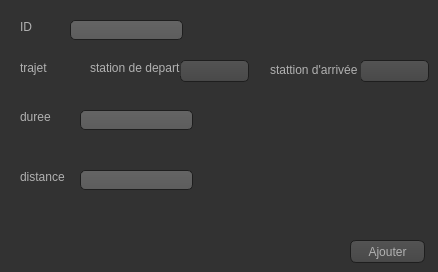
      <widget class="QWidget" name="tab">
       <property name="styleSheet">
        <string notr="true">QToolTip
{
     border: 1px solid black;
     background-color: #ffa02f;
     padding: 1px;
     border-radius: 3px;
     opacity: 100;
}

QWidget
{
    color: #b1b1b1;
    background-color: #323232;
}

QWidget:item:hover
{
    background-color: QLinearGradient( x1: 0, y1: 0, x2: 0, y2: 1, stop: 0 #ffa02f, stop: 1 #ca0619);
    color: #000000;
}

QWidget:item:selected
{
    background-color: QLinearGradient( x1: 0, y1: 0, x2: 0, y2: 1, stop: 0 #ffa02f, stop: 1 #d7801a);
}

QMenuBar::item
{
    background: transparent;
}

QMenuBar::item:selected
{
    background: transparent;
    border: 1px solid #ffaa00;
}

QMenuBar::item:pressed
{
    background: #444;
    border: 1px solid #000;
    background-color: QLinearGradient(
        x1:0, y1:0,
        x2:0, y2:1,
        stop:1 #212121,
        stop:0.4 #343434/*,
        stop:0.2 #343434,
        stop:0.1 #ffaa00*/
    );
    margin-bottom:-1px;
    padding-bottom:1px;
}

QMenu
{
    border: 1px solid #000;
}

QMenu::item
{
    padding: 2px 20px 2px 20px;
}

QMenu::item:selected
{
    color: #000000;
}

QWidget:disabled
{
    color: #404040;
    background-color: #323232;
}

QAbstractItemView
{
    background-color: QLinearGradient( x1: 0, y1: 0, x2: 0, y2: 1, stop: 0 #4d4d4d, stop: 0.1 #646464, stop: 1 #5d5d5d);
}

QWidget:focus
{
    /*border: 2px solid QLinearGradient( x1: 0, y1: 0, x2: 0, y2: 1, stop: 0 #ffa02f, stop: 1 #d7801a);*/
}

QLineEdit
{
    background-color: QLinearGradient( x1: 0, y1: 0, x2: 0, y2: 1, stop: 0 #4d4d4d, stop: 0 #646464, stop: 1 #5d5d5d);
    padding: 1px;
    border-style: solid;
    border: 1px solid #1e1e1e;
    border-radius: 5;
}

QPushButton
{
    color: #b1b1b1;
    background-color: QLinearGradient( x1: 0, y1: 0, x2: 0, y2: 1, stop: 0 #565656, stop: 0.1 #525252, stop: 0.5 #4e4e4e, stop: 0.9 #4a4a4a, stop: 1 #464646);
    border-width: 1px;
    border-color: #1e1e1e;
    border-style: solid;
    border-radius: 6;
    padding: 3px;
    font-size: 12px;
    padding-left: 5px;
    padding-right: 5px;
}

QPushButton:pressed
{
    background-color: QLinearGradient( x1: 0, y1: 0, x2: 0, y2: 1, stop: 0 #2d2d2d, stop: 0.1 #2b2b2b, stop: 0.5 #292929, stop: 0.9 #282828, stop: 1 #252525);
}

QComboBox
{
    selection-background-color: #ffaa00;
    background-color: QLinearGradient( x1: 0, y1: 0, x2: 0, y2: 1, stop: 0 #565656, stop: 0.1 #525252, stop: 0.5 #4e4e4e, stop: 0.9 #4a4a4a, stop: 1 #464646);
    border-style: solid;
    border: 1px solid #1e1e1e;
    border-radius: 5;
}

QComboBox:hover,QPushButton:hover
{
    border: 2px solid QLinearGradient( x1: 0, y1: 0, x2: 0, y2: 1, stop: 0 #ffa02f, stop: 1 #d7801a);
}


QComboBox:on
{
    padding-top: 3px;
    padding-left: 4px;
    background-color: QLinearGradient( x1: 0, y1: 0, x2: 0, y2: 1, stop: 0 #2d2d2d, stop: 0.1 #2b2b2b, stop: 0.5 #292929, stop: 0.9 #282828, stop: 1 #252525);
    selection-background-color: #ffaa00;
}

QComboBox QAbstractItemView
{
    border: 2px solid darkgray;
    selection-background-color: QLinearGradient( x1: 0, y1: 0, x2: 0, y2: 1, stop: 0 #ffa02f, stop: 1 #d7801a);
}

QComboBox::drop-down
{
     subcontrol-origin: padding;
     subcontrol-position: top right;
     width: 15px;

     border-left-width: 0px;
     border-left-color: darkgray;
     border-left-style: solid; /* just a single line */
     border-top-right-radius: 3px; /* same radius as the QComboBox */
     border-bottom-right-radius: 3px;
 }

QComboBox::down-arrow
{
     image: url(:/down_arrow.png);
}

QGroupBox:focus
{
border: 2px solid QLinearGradient( x1: 0, y1: 0, x2: 0, y2: 1, stop: 0 #ffa02f, stop: 1 #d7801a);
}

QTextEdit:focus
{
    border: 2px solid QLinearGradient( x1: 0, y1: 0, x2: 0, y2: 1, stop: 0 #ffa02f, stop: 1 #d7801a);
}

QScrollBar:horizontal {
     border: 1px solid #222222;
     background: QLinearGradient( x1: 0, y1: 0, x2: 0, y2: 1, stop: 0.0 #121212, stop: 0.2 #282828, stop: 1 #484848);
     height: 7px;
     margin: 0px 16px 0 16px;
}

QScrollBar::handle:horizontal
{
      background: QLinearGradient( x1: 0, y1: 0, x2: 1, y2: 0, stop: 0 #ffa02f, stop: 0.5 #d7801a, stop: 1 #ffa02f);
      min-height: 20px;
      border-radius: 2px;
}

QScrollBar::add-line:horizontal {
      border: 1px solid #1b1b19;
      border-radius: 2px;
      background: QLinearGradient( x1: 0, y1: 0, x2: 1, y2: 0, stop: 0 #ffa02f, stop: 1 #d7801a);
      width: 14px;
      subcontrol-position: right;
      subcontrol-origin: margin;
}

QScrollBar::sub-line:horizontal {
      border: 1px solid #1b1b19;
      border-radius: 2px;
      background: QLinearGradient( x1: 0, y1: 0, x2: 1, y2: 0, stop: 0 #ffa02f, stop: 1 #d7801a);
      width: 14px;
     subcontrol-position: left;
     subcontrol-origin: margin;
}

QScrollBar::right-arrow:horizontal, QScrollBar::left-arrow:horizontal
{
      border: 1px solid black;
      width: 1px;
      height: 1px;
      background: white;
}

QScrollBar::add-page:horizontal, QScrollBar::sub-page:horizontal
{
      background: none;
}

QScrollBar:vertical
{
      background: QLinearGradient( x1: 0, y1: 0, x2: 1, y2: 0, stop: 0.0 #121212, stop: 0.2 #282828, stop: 1 #484848);
      width: 7px;
      margin: 16px 0 16px 0;
      border: 1px solid #222222;
}

QScrollBar::handle:vertical
{
      background: QLinearGradient( x1: 0, y1: 0, x2: 0, y2: 1, stop: 0 #ffa02f, stop: 0.5 #d7801a, stop: 1 #ffa02f);
      min-height: 20px;
      border-radius: 2px;
}

QScrollBar::add-line:vertical
{
      border: 1px solid #1b1b19;
      border-radius: 2px;
      background: QLinearGradient( x1: 0, y1: 0, x2: 0, y2: 1, stop: 0 #ffa02f, stop: 1 #d7801a);
      height: 14px;
      subcontrol-position: bottom;
      subcontrol-origin: margin;
}

QScrollBar::sub-line:vertical
{
      border: 1px solid #1b1b19;
      border-radius: 2px;
      background: QLinearGradient( x1: 0, y1: 0, x2: 0, y2: 1, stop: 0 #d7801a, stop: 1 #ffa02f);
      height: 14px;
      subcontrol-position: top;
      subcontrol-origin: margin;
}

QScrollBar::up-arrow:vertical, QScrollBar::down-arrow:vertical
{
      border: 1px solid black;
      width: 1px;
      height: 1px;
      background: white;
}


QScrollBar::add-page:vertical, QScrollBar::sub-page:vertical
{
      background: none;
}

QTextEdit
{
    background-color: #242424;
}

QPlainTextEdit
{
    background-color: #242424;
}

QHeaderView::section
{
    background-color: QLinearGradient(x1:0, y1:0, x2:0, y2:1, stop:0 #616161, stop: 0.5 #505050, stop: 0.6 #434343, stop:1 #656565);
    color: white;
    padding-left: 4px;
    border: 1px solid #6c6c6c;
}

QCheckBox:disabled
{
color: #414141;
}

QDockWidget::title
{
    text-align: center;
    spacing: 3px; /* spacing between items in the tool bar */
    background-color: QLinearGradient(x1:0, y1:0, x2:0, y2:1, stop:0 #323232, stop: 0.5 #242424, stop:1 #323232);
}

QDockWidget::close-button, QDockWidget::float-button
{
    text-align: center;
    spacing: 1px; /* spacing between items in the tool bar */
    background-color: QLinearGradient(x1:0, y1:0, x2:0, y2:1, stop:0 #323232, stop: 0.5 #242424, stop:1 #323232);
}

QDockWidget::close-button:hover, QDockWidget::float-button:hover
{
    background: #242424;
}

QDockWidget::close-button:pressed, QDockWidget::float-button:pressed
{
    padding: 1px -1px -1px 1px;
}

QDialog::separator
{
    background-color: QLinearGradient(x1:0, y1:0, x2:0, y2:1, stop:0 #161616, stop: 0.5 #151515, stop: 0.6 #212121, stop:1 #343434);
    color: white;
    padding-left: 4px;
    border: 1px solid #4c4c4c;
    spacing: 3px; /* spacing between items in the tool bar */
}

QDialog::separator:hover
{

    background-color: QLinearGradient(x1:0, y1:0, x2:0, y2:1, stop:0 #d7801a, stop:0.5 #b56c17 stop:1 #ffa02f);
    color: white;
    padding-left: 4px;
    border: 1px solid #6c6c6c;
    spacing: 3px; /* spacing between items in the tool bar */
}

QToolBar::handle
{
     spacing: 3px; /* spacing between items in the tool bar */
     background: url(:/images/handle.png);
}

QMenu::separator
{
    height: 2px;
    background-color: QLinearGradient(x1:0, y1:0, x2:0, y2:1, stop:0 #161616, stop: 0.5 #151515, stop: 0.6 #212121, stop:1 #343434);
    color: white;
    padding-left: 4px;
    margin-left: 10px;
    margin-right: 5px;
}

QProgressBar
{
    border: 2px solid grey;
    border-radius: 5px;
    text-align: center;
}

QProgressBar::chunk
{
    background-color: #d7801a;
    width: 2.15px;
    margin: 0.5px;
}

QTabBar::tab {
    color: #b1b1b1;
    border: 1px solid #444;
    border-bottom-style: none;
    background-color: #323232;
    padding-left: 10px;
    padding-right: 10px;
    padding-top: 3px;
    padding-bottom: 2px;
    margin-right: -1px;
}

QTabWidget::pane {
    border: 1px solid #444;
    top: 1px;
}

QTabBar::tab:last
{
    margin-right: 0; /* the last selected tab has nothing to overlap with on the right */
    border-top-right-radius: 3px;
}

QTabBar::tab:first:!selected
{
 margin-left: 0px; /* the last selected tab has nothing to overlap with on the right */


    border-top-left-radius: 3px;
}

QTabBar::tab:!selected
{
    color: #b1b1b1;
    border-bottom-style: solid;
    margin-top: 3px;
    background-color: QLinearGradient(x1:0, y1:0, x2:0, y2:1, stop:1 #212121, stop:.4 #343434);
}

QTabBar::tab:selected
{
    border-top-left-radius: 3px;
    border-top-right-radius: 3px;
    margin-bottom: 0px;
}

QTabBar::tab:!selected:hover
{
    /*border-top: 2px solid #ffaa00;
    padding-bottom: 3px;*/
    border-top-left-radius: 3px;
    border-top-right-radius: 3px;
    background-color: QLinearGradient(x1:0, y1:0, x2:0, y2:1, stop:1 #212121, stop:0.4 #343434, stop:0.2 #343434, stop:0.1 #ffaa00);
}

QRadioButton::indicator:checked, QRadioButton::indicator:unchecked{
    color: #b1b1b1;
    background-color: #323232;
    border: 1px solid #b1b1b1;
    border-radius: 6px;
}

QRadioButton::indicator:checked
{
    background-color: qradialgradient(
        cx: 0.5, cy: 0.5,
        fx: 0.5, fy: 0.5,
        radius: 1.0,
        stop: 0.25 #ffaa00,
        stop: 0.3 #323232
    );
}

QCheckBox::indicator{
    color: #b1b1b1;
    background-color: #323232;
    border: 1px solid #b1b1b1;
    width: 9px;
    height: 9px;
}

QRadioButton::indicator
{
    border-radius: 6px;
}

QRadioButton::indicator:hover, QCheckBox::indicator:hover
{
    border: 1px solid #ffaa00;
}

QCheckBox::indicator:checked
{
    image:url(:/images/checkbox.png);
}

QCheckBox::indicator:disabled, QRadioButton::indicator:disabled
{
    border: 1px solid #444;
}</string>
       </property>
       <attribute name="title">
        <string>Ajouter un resau</string>
       </attribute>
       <widget class="QLabel" name="label">
        <property name="geometry">
         <rect>
          <x>20</x>
          <y>60</y>
          <width>61</width>
          <height>16</height>
         </rect>
        </property>
        <property name="text">
         <string>trajet</string>
        </property>
       </widget>
       <widget class="QLabel" name="label_2">
        <property name="geometry">
         <rect>
          <x>20</x>
          <y>110</y>
          <width>47</width>
          <height>13</height>
         </rect>
        </property>
        <property name="text">
         <string>duree</string>
        </property>
       </widget>
       <widget class="QLabel" name="label_3">
        <property name="geometry">
         <rect>
          <x>20</x>
          <y>170</y>
          <width>47</width>
          <height>13</height>
         </rect>
        </property>
        <property name="text">
         <string>distance</string>
        </property>
       </widget>
       <widget class="QLineEdit" name="lineEdit_duree">
        <property name="geometry">
         <rect>
          <x>80</x>
          <y>110</y>
          <width>113</width>
          <height>20</height>
         </rect>
        </property>
       </widget>
       <widget class="QLineEdit" name="lineEdit_distance">
        <property name="geometry">
         <rect>
          <x>80</x>
          <y>170</y>
          <width>113</width>
          <height>20</height>
         </rect>
        </property>
       </widget>
       <widget class="QPushButton" name="pb_ajouter">
        <property name="geometry">
         <rect>
          <x>350</x>
          <y>240</y>
          <width>75</width>
          <height>23</height>
         </rect>
        </property>
        <property name="styleSheet">
         <string notr="true">QPushButton
{
    color: #b1b1b1;
    background-color: QLinearGradient( x1: 0, y1: 0, x2: 0, y2: 1, stop: 0 #565656, stop: 0.1 #525252, stop: 0.5 #4e4e4e, stop: 0.9 #4a4a4a, stop: 1 #464646);
    border-width: 1px;
    border-color: #1e1e1e;
    border-style: solid;
    border-radius: 6;
    padding: 3px;
    font-size: 12px;
    padding-left: 5px;
    padding-right: 5px;
}

QPushButton:pressed
{
    background-color: QLinearGradient( x1: 0, y1: 0, x2: 0, y2: 1, stop: 0 #2d2d2d, stop: 0.1 #2b2b2b, stop: 0.5 #292929, stop: 0.9 #282828, stop: 1 #252525);
}</string>
        </property>
        <property name="text">
         <string>Ajouter</string>
        </property>
       </widget>
       <widget class="QLineEdit" name="lineEdit_id">
        <property name="geometry">
         <rect>
          <x>70</x>
          <y>20</y>
          <width>113</width>
          <height>20</height>
         </rect>
        </property>
       </widget>
       <widget class="QLabel" name="label_5">
        <property name="geometry">
         <rect>
          <x>20</x>
          <y>20</y>
          <width>47</width>
          <height>13</height>
         </rect>
        </property>
        <property name="text">
         <string>ID</string>
        </property>
       </widget>
       <widget class="QComboBox" name="comboBox">
        <property name="geometry">
         <rect>
          <x>180</x>
          <y>60</y>
          <width>69</width>
          <height>22</height>
         </rect>
        </property>
       </widget>
       <widget class="QComboBox" name="comboBox_2">
        <property name="geometry">
         <rect>
          <x>360</x>
          <y>60</y>
          <width>69</width>
          <height>22</height>
         </rect>
        </property>
       </widget>
       <widget class="QLabel" name="label_21">
        <property name="geometry">
         <rect>
          <x>90</x>
          <y>60</y>
          <width>91</width>
          <height>16</height>
         </rect>
        </property>
        <property name="text">
         <string>station de depart</string>
        </property>
       </widget>
       <widget class="QLabel" name="label_22">
        <property name="geometry">
         <rect>
          <x>270</x>
          <y>60</y>
          <width>91</width>
          <height>20</height>
         </rect>
        </property>
        <property name="text">
         <string>stattion d'arrivée</string>
        </property>
       </widget>
      </widget>
